Frame 1 (no input): blank canvas, image omitted
Frame 60 (no input): blank canvas, image omitted
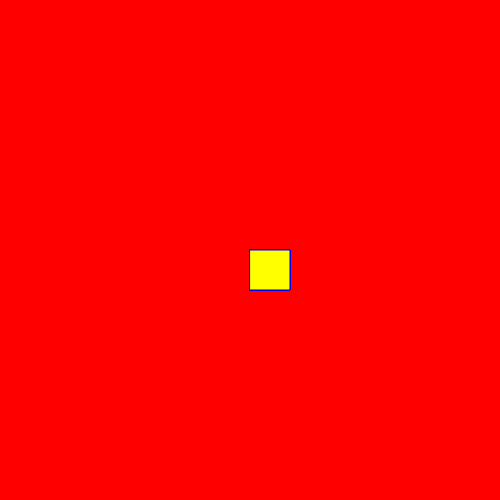
Frame 120 (the mouse pressed at the canvas centre since frame 60)

The p5.js sketch whose frames 1 and 60 were blank and that drew this single picture after the mouse press (run headless with seeded random() and noise() and a simulated clock; from frame 60 on, the mouse is pressed at the canvas centre):

// p5.js sketch
// ── sketch.js
//preparar e rodar um código
function setup() {
  createCanvas(500, 500);//criar tela
   background("red");
}

//função por desenhar
function draw() {
  stroke("blue");
  fill("yellow");
  
   if(mouseIsPressed){
      rect(mouseX, mouseY, 40, 40);
   }
} 
